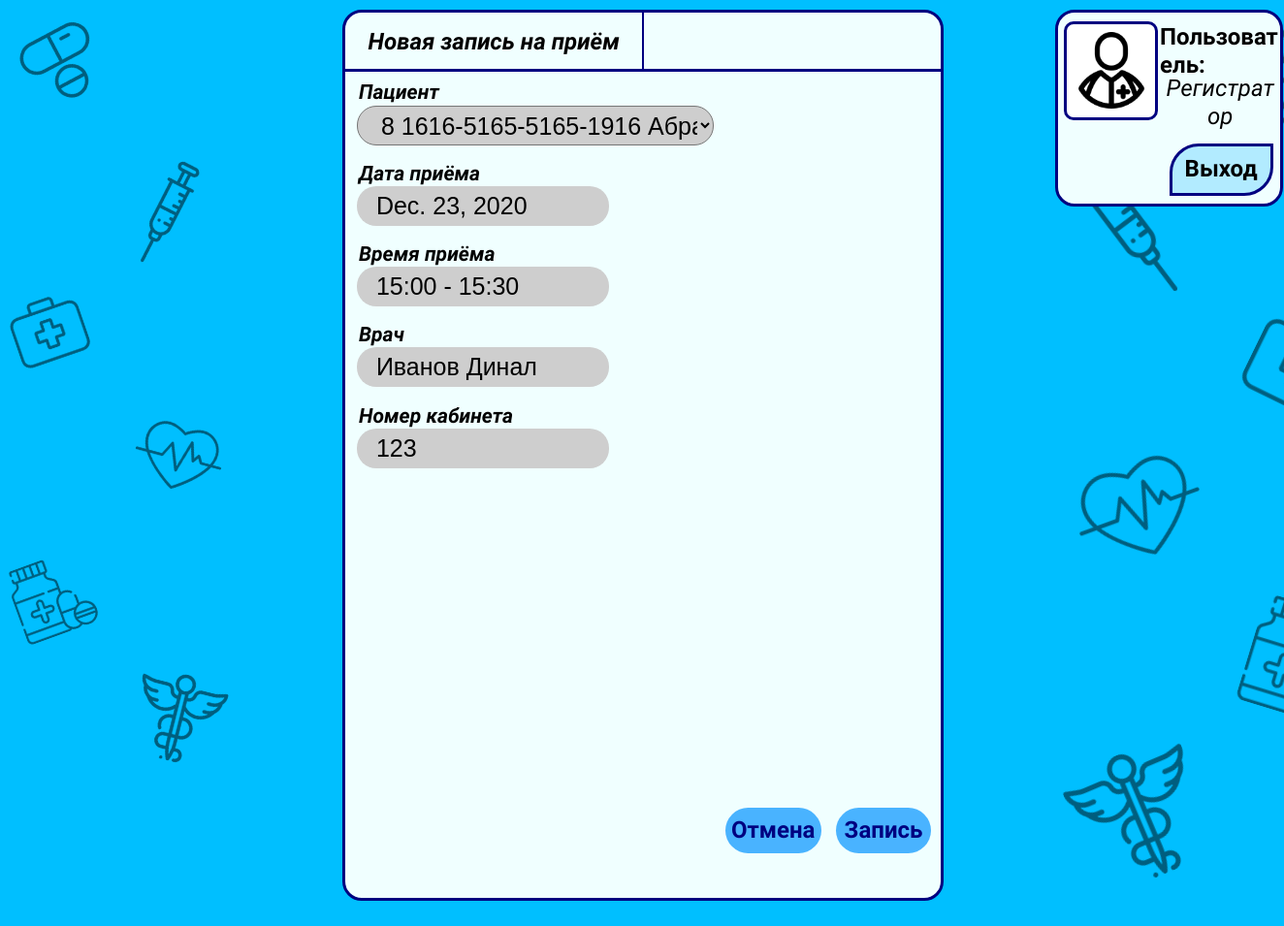
The page /makeanappointment/1 on the database its author committed.
### registry/models.py (models this page shows)
class Reception(models.Model):
    id_Schedule = models.ForeignKey(Schedule, on_delete=models.CASCADE)
    day = models.DateField()
    reception_start_hour =models.IntegerField()
    reception_start_minute = models.IntegerField()
    reception_end_hour = models.IntegerField()
    reception_end_minute = models.IntegerField()
    status = models.BooleanField()
    patient_polis_OMS = models.CharField(max_length=150, blank=True)
    patient_FIO = models.CharField(max_length=16, blank=True)

class Schedule(models.Model):
    id_doctor=models.ForeignKey(Doctor, on_delete=models.CASCADE)
    day = models.DateField()
    time_reception = models.IntegerField()
    start_hour =models.IntegerField()
    start_minute = models.IntegerField()
    end_hour = models.IntegerField()
    end_minute = models.IntegerField()
    def __int__(self):
        return self.id

class Doctor(models.Model):
    surname = models.CharField(max_length=30)
    name = models.CharField(max_length=30)
    patronymic = models.CharField(max_length=30, blank=True)
    gender = models.CharField(max_length=1)
    room_number = models.IntegerField()
    phone_number = models.CharField(max_length=11)
    subdivisions = models.CharField(max_length=50)
    def __str__(self):
        return self.surname+" "+self.name
    def get_room_number(self):
        return self.room_number

### registry/views.py (the view, shortened to what this page needs)
# urls.py: path('makeanappointment/<int:reception_id>', views.MakeAnapPointment, name='MakeAnapPointment'),
def MakeAnapPointment(request, reception_id):
    all_Reception = Reception.objects.all()
    reception_start_minute = {object.pk: object.reception_start_minute for object in all_Reception}
    reception_end_minute = {object.pk: object.reception_end_minute for object in all_Reception}
    for key in reception_start_minute:
        if reception_start_minute[key] == 0:
            reception_start_minute[key] = str("00")
    for key in reception_end_minute:
        if reception_end_minute[key] == 0:
            reception_end_minute[key] = str("00")
    context = {
        'cards':Patients.objects.all(),
        'receptions': Reception.objects.filter(id=reception_id),
        'reception_start_minute': reception_start_minute,
        'reception_end_minute': reception_end_minute,
    }
    return render(request, "makeanappointment.html", context=context)

### registry/templatetags/tags.py (called while the page is built)
@register.filter
def get_doctor(shedule_id):
    for shed in Schedule.objects.filter(id=shedule_id):
        return shed.id_doctor

@register.filter
def get_room_number(shedule_id):
    for shed in Schedule.objects.filter(id=shedule_id):
        return shed.id_doctor.get_room_number()

### registry/templates/makeanappointment.html (shortened to what this page needs)
<!DOCTYPE html>
<html class="nojs html" lang="ru-RU">
 <head>
  <link rel="stylesheet" type="text/css" href="/static/css/site_global.css?crc=444006867"/>
  <link rel="stylesheet" type="text/css" href="/static/css/makeanappointment.css?crc=3953269555" id="pagesheet"/>
 </head>
 <body>
  <div class="clearfix borderbox" id="page">
   <div class="position_content" id="page_position_content">
    <div class="browser_width colelem" id="u4454-bw">
     <div id="u4454">
      <div class="clearfix" id="u4454_align_to_page">
       <div class="clearfix grpelem" id="u4416">
        <div class="clearfix grpelem" id="pu4419">
         <div class="clip_frame colelem" id="u4419" data-mu-ie-matrix="progid:DXImageTransform.Microsoft.Matrix(M11=0.9563,M12=-0.2924,M21=0.2924,M22=0.9563,SizingMethod='auto expand')" data-mu-ie-matrix-dx="-14" data-mu-ie-matrix-dy="-14">
          <img class="block" id="u4419_img" src="/static/images/pills.png?crc=3958534910" alt="" data-heightwidthratio="1" data-image-width="110" data-image-height="110"/>
         </div>
         <div class="clip_frame colelem" id="u4425" data-mu-ie-matrix="progid:DXImageTransform.Microsoft.Matrix(M11=0.9455,M12=0.3256,M21=-0.3256,M22=0.9455,SizingMethod='auto expand')" data-mu-ie-matrix-dx="-15" data-mu-ie-matrix-dy="-15">
          <img class="block" id="u4425_img" src="/static/images/first-aid-kit.png?crc=523093676" alt="" data-heightwidthratio="1" data-image-width="107" data-image-height="107"/>
         </div>
         <div class="clip_frame colelem" id="u4423" data-mu-ie-matrix="progid:DXImageTransform.Microsoft.Matrix(M11=0.9397,M12=0.342,M21=-0.342,M22=0.9397,SizingMethod='auto expand')" data-mu-ie-matrix-dx="-16" data-mu-ie-matrix-dy="-16">
          <img class="block" id="u4423_img" src="/static/images/medicine.png?crc=212170396" alt="" data-heightwidthratio="1" data-image-width="114" data-image-height="114"/>
         </div>
        </div>
        <div class="clearfix grpelem" id="pu4421">
         <div class="clip_frame colelem" id="u4421" data-mu-ie-matrix="progid:DXImageTransform.Microsoft.Matrix(M11=0.9511,M12=0.309,M21=-0.309,M22=0.9511,SizingMethod='auto expand')" data-mu-ie-matrix-dx="-16" data-mu-ie-matrix-dy="-16">
          <img class="block" id="u4421_img" src="/static/images/syringe.png?crc=315584796" alt="" data-heightwidthratio="1" data-image-width="125" data-image-height="125"/>
         </div>
         <div class="clip_frame colelem" id="u4417" data-mu-ie-matrix="progid:DXImageTransform.Microsoft.Matrix(M11=0.9659,M12=-0.2588,M21=0.2588,M22=0.9659,SizingMethod='auto expand')" data-mu-ie-matrix-dx="-15" data-mu-ie-matrix-dy="-15">
          <img class="block" id="u4417_img" src="/static/images/heart.png?crc=32010908" alt="" data-heightwidthratio="1" data-image-width="132" data-image-height="132"/>
         </div>
         <div class="clip_frame colelem" id="u4427" data-mu-ie-matrix="progid:DXImageTransform.Microsoft.Matrix(M11=0.9703,M12=-0.2419,M21=0.2419,M22=0.9703,SizingMethod='auto expand')" data-mu-ie-matrix-dx="-14" data-mu-ie-matrix-dy="-14">
          <img class="block" id="u4427_img" src="/static/images/pharmacy.png?crc=4015191175" alt="" data-heightwidthratio="1" data-image-width="132" data-image-height="132"/>
         </div>
        </div>
       </div>
        <form method="post">
       <div class="rounded-corners clearfix grpelem" id="u4461">
        <div class="position_content" id="u4461_position_content">
         {% for reception in receptions %}
         <div class="clearfix colelem" id="pu4411-4">
          <div class="clearfix grpelem" id="u4411-4">
           <p id="u4411-2">Новая запись на приём</p>
          </div>
          <div class="grpelem" id="u4462"></div>
         </div>
         <div class="colelem" id="u4460"></div>
         <div class="clearfix colelem" id="u4500-4">
          <p id="u4500-2">Пациент</p>
         </div>
         <select name="patient" class="rounded-corners colelem" id="u4465">
         {% for card in cards %}
         <option>{{card.id}} {{card.polis_OMS}} {{card.surname}} {{card.name}}</option>
         {% endfor %}
          </select>
         <div class="clearfix colelem" id="u4486-4">
          <p id="u4486-2">Дата приёма</p>
         </div>
         <input value="{{reception.day}}" class="rounded-corners colelem" id="u4478" readonly>
         <div class="clearfix colelem" id="u4494-4">
          <p id="u4494-2">Время приёма</p>
         </div>
         <input value="{{reception.reception_start_hour}}:{% for key, value in reception_start_minute.items %}{% if key == reception.id %}{{ value }}{% endif %}{% endfor %} - {{reception.reception_end_hour}}:{% for key, value in reception_end_minute.items %}{% if key == reception.id %}{{value}}{% endif %}{% endfor %}" class="rounded-corners colelem" id="u4475" readonly></input>
         <div class="clearfix colelem" id="u4502-4">
          <p id="u4502-2">Врач</p>
         </div>
         {% load tags %}
         <input value="{{ reception.id_Schedule|get_doctor }}" class="rounded-corners clearfix colelem" id="u4470" readonly>
         <div class="clearfix colelem" id="u4675-4">
          <p id="u4675-2">Номер кабинета</p>
         </div>
         <input value="{{ reception.id_Schedule|get_room_number }}" class="rounded-corners colelem" id="u4672">
         <div class="clearfix colelem" id="pu4476-4">
          <a class="nonblock nontext rounded-corners clearfix grpelem" id="u4476-4" href="{% url 'ReceptionList'%}"><p id="u4476-2">Отмена</p></a>
          <input value="Запись" type="submit" class="nonblock nontext rounded-corners clearfix grpelem" id="u4483-4" href="{% url 'ReceptionList'%}" readonly>
         </div>
         {% endfor %}
        </div>
       </div>
       </form>
       <div class="clearfix grpelem" id="pu4429">
        <div class="clearfix grpelem" id="u4429">
         <div class="clearfix grpelem" id="pu4438">
          <div class="clip_frame colelem" id="u4438" data-mu-ie-matrix="progid:DXImageTransform.Microsoft.Matrix(M11=0.1392,M12=0.9903,M21=-0.9903,M22=0.1392,SizingMethod='auto expand')" data-mu-ie-matrix-dx="-8" data-mu-ie-matrix-dy="-8" data-sizePolicy="fixed" data-pintopage="page_fluidx">
           <img class="block" id="u4438_img" src="/static/images/syringe.png?crc=315584796" alt="" width="125" height="125"/>
          </div>
          <div class="clip_frame colelem" id="u4430" data-mu-ie-matrix="progid:DXImageTransform.Microsoft.Matrix(M11=0.9397,M12=0.342,M21=-0.342,M22=0.9397,SizingMethod='auto expand')" data-mu-ie-matrix-dx="-19" data-mu-ie-matrix-dy="-19" data-sizePolicy="fixed" data-pintopage="page_fluidx">
           <img class="block" id="u4430_img" src="/static/images/heart.png?crc=32010908" alt="" width="132" height="132"/>
          </div>
          <div class="clip_frame colelem" id="u4436" data-mu-ie-matrix="progid:DXImageTransform.Microsoft.Matrix(M11=0.9205,M12=0.3907,M21=-0.3907,M22=0.9205,SizingMethod='auto expand')" data-mu-ie-matrix-dx="-21" data-mu-ie-matrix-dy="-21" data-sizePolicy="fixed" data-pintopage="page_fluidx">
           <img class="block" id="u4436_img" src="/static/images/pharmacy.png?crc=4015191175" alt="" width="132" height="132"/>
          </div>
         </div>
         <div class="clearfix grpelem" id="pu4434">
          <div class="colelem" id="u4434" data-mu-ie-matrix="progid:DXImageTransform.Microsoft.Matrix(M11=0.9563,M12=-0.2924,M21=0.2924,M22=0.9563,SizingMethod='auto expand')" data-mu-ie-matrix-dx="-14" data-mu-ie-matrix-dy="-14" data-sizePolicy="fixed" data-pintopage="page_fluidx">
          </div>
          <div class="clip_frame colelem" id="u4440" data-mu-ie-matrix="progid:DXImageTransform.Microsoft.Matrix(M11=0.8988,M12=-0.4384,M21=0.4384,M22=0.8988,SizingMethod='auto expand')" data-mu-ie-matrix-dx="-18" data-mu-ie-matrix-dy="-18" data-sizePolicy="fixed" data-pintopage="page_fluidx">
           <img class="block" id="u4440_img" src="/static/images/first-aid-kit.png?crc=523093676" alt="" width="107" height="107"/>
          </div>
          <div class="clip_frame colelem" id="u4432" data-mu-ie-matrix="progid:DXImageTransform.Microsoft.Matrix(M11=0.9563,M12=-0.2924,M21=0.2924,M22=0.9563,SizingMethod='auto expand')" data-mu-ie-matrix-dx="-14" data-mu-ie-matrix-dy="-14" data-sizePolicy="fixed" data-pintopage="page_fluidx">
           <img class="block" id="u4432_img" src="/static/images/medicine.png?crc=212170396" alt="" width="114" height="114"/>
          </div>
         </div>
        </div>
        <div class="rounded-corners clearfix grpelem" id="u4447">
         <div class="rounded-corners clearfix grpelem" id="u4444">
          <div class="clip_frame grpelem" id="u4445">
           <img class="block" id="u4445_img" src="/static/images/doctor.png?crc=3953821147" alt="" data-heightwidthratio="1" data-image-width="114" data-image-height="114"/>
          </div>
         </div>
         <div class="clearfix grpelem" id="pu4448-4">
          <div class="clearfix colelem" id="u4448-4">
           <p>Пользователь:</p>
          </div>
          <div class="clearfix colelem" id="u4449-4">
           <p>Регистратор</p>
          </div>
          <a class="nonblock nontext rounded-corners clearfix colelem" id="u4450-4" href="{% url 'registry' %}"><p id="u4450-2"><span id="u4450">Выход</span></p></a>
         </div>
        </div>
       </div>
      </div>
     </div>
    </div>
   </div>
  </div>
</body>
</html>

### registry/static/css/site_global.css (style rules this page uses)
html { max-height: 100%; min-width: 100%; -ms-text-size-adjust: none; }
body, div, dl, dt, dd, ul, ol, li, nav, h1, h2, h3, h4, h5, h6, pre, code, form, fieldset, legend, input, button, textarea, p, blockquote, th, td, a { margin: 0px; padding: 0px; border-width: 0px; border-style: solid; border-color: transparent; -webkit-transform-origin: left top; -ms-transform-origin: left top; -o-transform-origin: left top; transform-origin: left top; background-repeat: no-repeat; }
fieldset, img { border: 0px; border-style: solid; -webkit-transform-origin: left top; -ms-transform-origin: left top; -o-transform-origin: left top; transform-origin: left top; }
input, button, textarea, select, optgroup, option { font-family: inherit; font-size: inherit; font-style: inherit; font-weight: inherit; }
body { font-family: Arial, Helvetica Neue, Helvetica, sans-serif; text-align: left; font-size: 25px; line-height: 17px; word-wrap: break-word; text-rendering: optimizeLegibility; -moz-font-feature-settings: 'liga'; -ms-font-feature-settings: 'liga'; -webkit-font-feature-settings: 'liga'; font-feature-settings: 'liga'; }
a:link { color: #0000FF; text-decoration: none; }
a.nontext { color: black; text-decoration: none; font-style: normal; font-weight: normal; }
.colelem { display: inline; float: left; clear: both; }
.clearfix:after { content: "\0020"; visibility: hidden; display: block; height: 0px; clear: both; }
.clip_frame { overflow: hidden; }
.position_content, .excludeFromNormalFlow { float: left; }
.MenuBar .SubMenuVisible, .MenuBarVertical .SubMenuVisible, .MenuBar .SubMenu .SubMenuVisible, .popup_element.Active, span.actAsPara, .actAsDiv, a.nonblock.nontext, img.block { display: block; }
.borderbox { -moz-box-sizing: border-box; -webkit-box-sizing: border-box; -ms-box-sizing: border-box; box-sizing: border-box; }
.browser_width>* { position: absolute; left: 0px; right: 0px; }
.grpelem, .accordion_wrapper { display: inline; float: left; }
p, h1, h2, h3, h4, h5, h6, ol, ul, span.actAsPara { max-height: 1000000px; }
@media screen and (-webkit-min-device-pixel-ratio:0) { body { text-rendering: auto; } }

### rows shown on the page
Reception: day "Dec. 23, 2020", reception_start_hour "15:00 - 15:30", id_Schedule|get_doctor "Иванов Динал", id_Schedule|get_room_number "123"

### other values the page prints
form field patient "8 1616-5165-5165-1916 Абрашин Фома"
